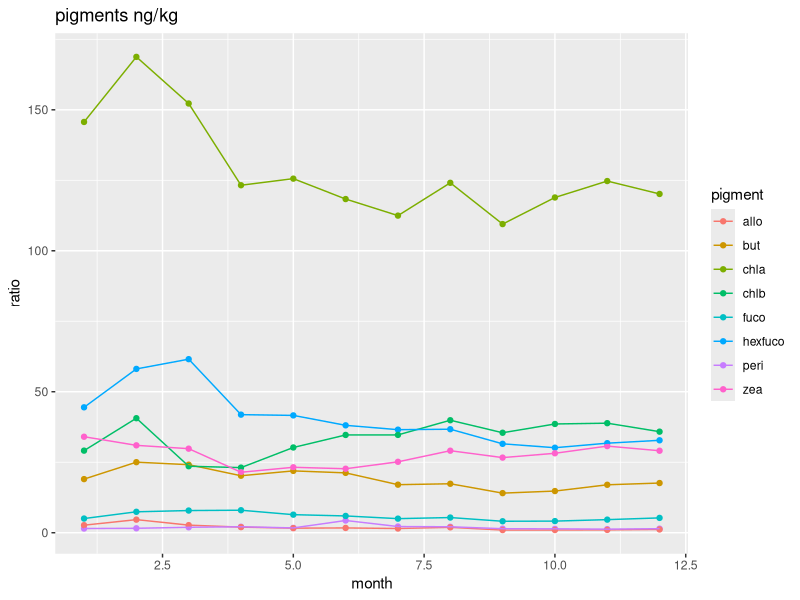
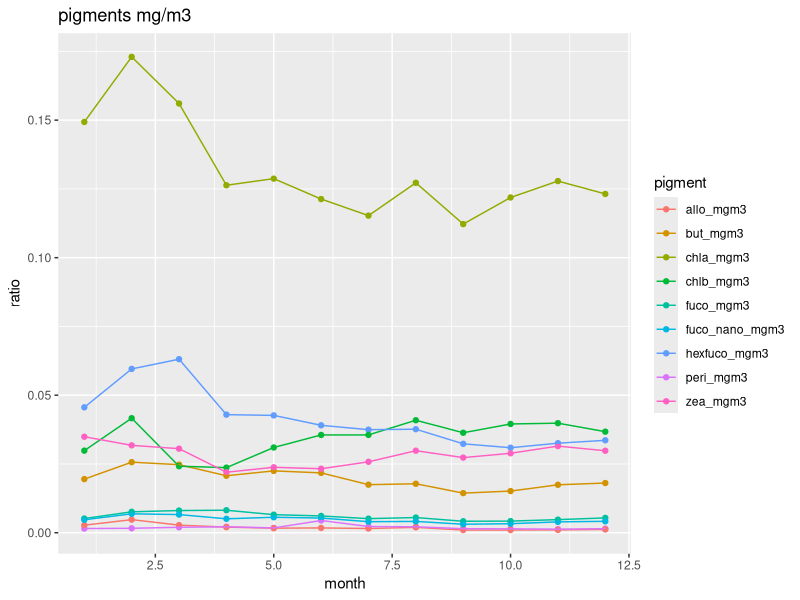
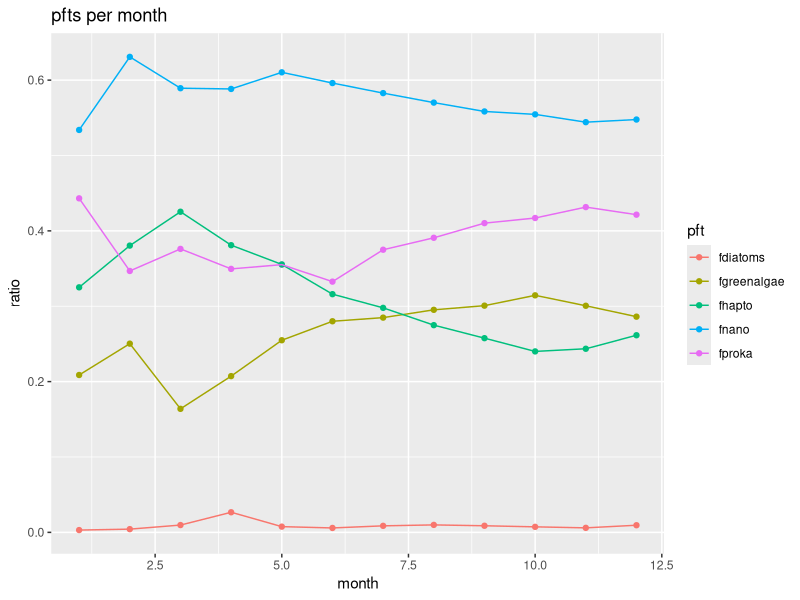
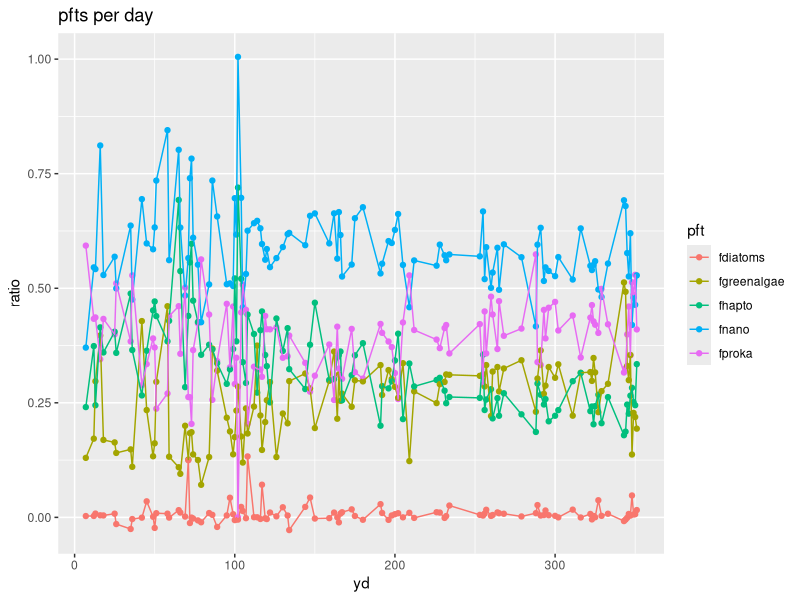

Source code (R) for these figures, in order:
## ---- chunk 1
#load in libraries
library(tidyverse)
library(lubridate)
library(viridis)
library(gridExtra)
## ---- chunk 2
pigments = read_csv('893521_v8_bats_pigments.csv')
## ---- chunk 3
pig = pigments %>%
  select(ID, ISO_DateTime_UTC, yyyymmdd, decy, time, Latitude, Longitude, Cruise_num, Cast, Cast_type, Bottle_number, Depth, QF_depth, p4, QF_p4, p5, QF_p5, p6, QF_p6, p7, QF_p7, p10, QF_p10, p13, QF_p13, p14, QF_p14, p19, QF_p19)
#QF_Niskin_GoFlo and QF_depth might be good to have for later
## ---- chunk 4
pig_clean = pig %>%
  filter(QF_p4 != 9 | 
           QF_p4 != 9 |
           QF_p5 != 9 |
           QF_p6 != 9 |
           QF_p7 != 9 |
           QF_p10 != 9 |
           QF_p13 != 9 |
           QF_p14 != 9 |
           QF_p19 != 9) %>%
  filter(Depth < 200) #photic zone
## ---- chunk 5
pig_clean_yd = pig_clean %>%
  mutate(year = year(ISO_DateTime_UTC),
         month = month(ISO_DateTime_UTC),
         day = day(ISO_DateTime_UTC),
         yd = yday(ISO_DateTime_UTC)) %>%
  select(ID, ISO_DateTime_UTC, yyyymmdd, decy, time, month, day, year, yd, Latitude, Longitude, Cruise_num, Cast, Cast_type, Bottle_number, Depth, p4, QF_p4, p5, QF_p5, p6, QF_p6, p7, QF_p7, p10, QF_p10, p13, QF_p13, p14, QF_p14, p19, QF_p19) %>%
  filter(year >= 2014)
## ---- chunk 6
#monthly average
pig_clean_month = pig_clean_yd %>%
  group_by(month) %>% 
  summarise(across(starts_with('p'), \(x) mean(x, na.rm = TRUE))) %>%
  rename(peri = p4,
         but = p5,
         fuco = p6,
         hexfuco = p7,
         allo = p10,
         chlb = p13,
         chla = p14,
         zea = p19) %>%
  mutate(peri_mgm3 = peri*1025*0.000001,
         but_mgm3 = but*1025*0.000001,
         fuco_mgm3 = fuco*1025*0.000001,
         hexfuco_mgm3 = hexfuco*1025*0.000001,
         allo_mgm3 = allo*1025*0.000001,
         chlb_mgm3 = chlb*1025*0.000001,
         chla_mgm3 = chla*1025*0.000001,
         zea_mgm3 = zea*1025*0.000001,
         fuco_nano_mgm3 = (hexfuco_mgm3^0.098)*(but_mgm3^1.284)) %>%
  mutate(chlaw_mgm3 = ((1.27*fuco_mgm3) + (2.43*peri_mgm3) + (1.07*hexfuco_mgm3) + (2.06*allo_mgm3) + (1.30*chlb_mgm3) + (2.36*zea_mgm3))) #but is not included because it was excluded after multiple regression analyses in the losa supplement
## ---- chunk 7
pig_clean_month_long_ngkg = pig_clean_month %>%
  select(-peri_mgm3, -but_mgm3, -fuco_mgm3, -hexfuco_mgm3, -allo_mgm3, -chlb_mgm3, -chla_mgm3, -zea_mgm3, -fuco_nano_mgm3) %>%
  pivot_longer(cols = 2:9,
               names_to = 'pigment',
               values_to = 'ratio')

pig_clean_month_long_mgm3 = pig_clean_month %>%
  select(-peri, -but, -fuco, -hexfuco, -allo, -chlb, -chla, -zea) %>%
  pivot_longer(cols = 2:10,
               names_to = 'pigment',
               values_to = 'ratio')
## ---- chunk 8
ggplot(pig_clean_month_long_ngkg, aes(x = month, y = ratio)) + 
  geom_point(aes(color = pigment)) +
  geom_line(aes(group = pigment, color = pigment)) +
  labs(title = 'pigments ng/kg')
ggplot(pig_clean_month_long_mgm3, aes(x = month, y = ratio)) + 
  geom_point(aes(color = pigment)) +
  geom_line(aes(group = pigment, color = pigment)) +
  labs(title = 'pigments mg/m3')
## ---- chunk 9
#filter for the 2 and 0.08
pfts_month = pig_clean_month %>%
  select(month) %>%
  mutate(fproka = ((2.36*pig_clean_month$zea_mgm3)/pig_clean_month$chlaw_mgm3),
         fgreenalgae = ((1.30*pig_clean_month$chlb_mgm3)/pig_clean_month$chlaw_mgm3),
         fnano = ((1.07*pig_clean_month$hexfuco_mgm3+2.06*pig_clean_month$allo_mgm3+1.30*pig_clean_month$chlb_mgm3+1.27*pig_clean_month$fuco_nano_mgm3)/pig_clean_month$chlaw_mgm3),
         fhapto = fnano-fgreenalgae,
         fdiatoms = (1.27*(pig_clean_month$fuco_mgm3-pig_clean_month$fuco_nano_mgm3))/pig_clean_month$chlaw_mgm3) 
## ---- chunk 10
pfts_month_long = pfts_month %>%
  pivot_longer(cols = starts_with('f'),
               names_to = 'pft',
               values_to = 'ratio')
## ---- chunk 11
ggplot(pfts_month_long, aes(x = month, y = ratio)) + 
  geom_point(aes(color = pft)) +
  geom_line(aes(group = pft, color = pft)) +
  labs(title = 'pfts per month')
## ---- chunk 12
#daily average
pig_clean_day = pig_clean_yd %>%
  group_by(yd) %>% 
  summarise(across(starts_with('p'), \(x) mean(x, na.rm = TRUE))) %>%
  rename(peri = p4,
         but = p5,
         fuco = p6,
         hexfuco = p7,
         allo = p10,
         chlb = p13,
         chla = p14,
         zea = p19) %>%
  mutate(peri_mgm3 = peri*1025*0.000001,
         but_mgm3 = but*1025*0.000001,
         fuco_mgm3 = fuco*1025*0.000001,
         hexfuco_mgm3 = hexfuco*1025*0.000001,
         allo_mgm3 = allo*1025*0.000001,
         chlb_mgm3 = chlb*1025*0.000001,
         chla_mgm3 = chla*1025*0.000001,
         zea_mgm3 = zea*1025*0.000001,
         fuco_nano_mgm3 = (hexfuco_mgm3^0.098)*(but_mgm3^1.284)) %>%
  mutate(chlaw_mgm3 = ((1.27*fuco_mgm3) + (2.43*peri_mgm3) + (1.07*hexfuco_mgm3) + (2.06*allo_mgm3) + (1.30*chlb_mgm3) + (2.36*zea_mgm3))) #but is not included because it was excluded after multiple regression analyses in the losa supplement
## ---- chunk 13
pfts_day = pig_clean_day %>%
  select(yd) %>%
  mutate(fproka = ((2.36*pig_clean_day$zea_mgm3)/pig_clean_day$chlaw_mgm3),
         fgreenalgae = ((1.30*pig_clean_day$chlb_mgm3)/pig_clean_day$chlaw_mgm3)) %>%
#pig_clean_day$chla_mgm3 >= 2 all results in FALSE
#pig_clean_day$chla_mgm3 > 0.08 & pig_clean_day$chla_mgm3 < 2 results in mostly TRUE some FALSE meaning I use the S6 equation for those
#pig_clean_day$chla_mgm3 <= 0.08 results in mostly FALSE with some TRUE so I use S7
  mutate(fnano = case_when(
    pig_clean_day$chla_mgm3 > 0.08 & pig_clean_day$chla_mgm3 < 2 ~ ((1.07*pig_clean_day$hexfuco_mgm3+2.06*pig_clean_day$allo_mgm3+1.30*pig_clean_day$chlb_mgm3+1.27*pig_clean_day$fuco_nano_mgm3)/pig_clean_day$chlaw_mgm3),
    pig_clean_day$chla_mgm3 <= 0.08 ~ ((12.5*pig_clean_day$chla_mgm3*1.07*pig_clean_day$hexfuco_mgm3)/pig_clean_day$chlaw_mgm3)+(((1.07*pig_clean_day$hexfuco_mgm3)+(2.06*pig_clean_day$allo_mgm3)+(1.30*pig_clean_day$chlb_mgm3))/pig_clean_day$chlaw_mgm3)+((1.27*pig_clean_day$fuco_nano_mgm3)/pig_clean_day$chlaw_mgm3)),
         fhapto = fnano-fgreenalgae,
    fdiatoms = (1.27*(pig_clean_day$fuco_mgm3-pig_clean_day$fuco_nano_mgm3))/pig_clean_day$chlaw_mgm3)

#diatom equation used is S10 because all chla is lower than 2 mg/m3
## ---- chunk 14
pfts_day_long = pfts_day %>%
  pivot_longer(cols = starts_with('f'),
               names_to = 'pft',
               values_to = 'ratio')
## ---- chunk 15
ggplot(pfts_day_long, aes(x = yd, y = ratio)) + 
  geom_point(aes(color = pft)) +
  geom_line(aes(group = pft, color = pft)) +
  labs(title = 'pfts per day')
#ratio is messed up
